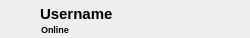
<?xml version="1.0" encoding="UTF-8"?>
<ui version="4.0">
 <class>member_widget</class>
 <widget class="QWidget" name="member_widget">
  <property name="geometry">
   <rect>
    <x>0</x>
    <y>0</y>
    <width>250</width>
    <height>38</height>
   </rect>
  </property>
  <property name="minimumSize">
   <size>
    <width>0</width>
    <height>38</height>
   </size>
  </property>
  <property name="maximumSize">
   <size>
    <width>16777215</width>
    <height>38</height>
   </size>
  </property>
  <property name="windowTitle">
   <string notr="true">Form</string>
  </property>
  <property name="styleSheet">
   <string notr="true">#btn {border-radius: 6px;}
#btn:hover, #btn:focus, #btn[checked=&quot;true&quot;] {background-color: #303030;}
#icon_status {padding: 2px;}

#label_status {
	margin-left: 4px;
	font-size: 7pt;
	font-weight: 600;
}

#label_username {
	color: black;
	margin-left: 1px;
	font-size: 11pt;
	font-weight: 600;
}
</string>
  </property>
  <layout class="QVBoxLayout" name="layout_widget">
   <property name="spacing">
    <number>0</number>
   </property>
   <property name="leftMargin">
    <number>0</number>
   </property>
   <property name="topMargin">
    <number>0</number>
   </property>
   <property name="rightMargin">
    <number>0</number>
   </property>
   <property name="bottomMargin">
    <number>0</number>
   </property>
   <item>
    <widget class="FrameButton" name="btn">
     <property name="minimumSize">
      <size>
       <width>0</width>
       <height>38</height>
      </size>
     </property>
     <property name="maximumSize">
      <size>
       <width>16777215</width>
       <height>38</height>
      </size>
     </property>
     <property name="cursor">
      <cursorShape>PointingHandCursor</cursorShape>
     </property>
     <property name="focusPolicy">
      <enum>Qt::FocusPolicy::StrongFocus</enum>
     </property>
     <layout class="QGridLayout" name="layout_btn" rowstretch="1,0" columnstretch="0,0,1">
      <property name="leftMargin">
       <number>3</number>
      </property>
      <property name="topMargin">
       <number>3</number>
      </property>
      <property name="rightMargin">
       <number>3</number>
      </property>
      <property name="bottomMargin">
       <number>3</number>
      </property>
      <property name="spacing">
       <number>0</number>
      </property>
      <item row="1" column="1">
       <widget class="IconWidget" name="icon_status">
        <property name="minimumSize">
         <size>
          <width>12</width>
          <height>12</height>
         </size>
        </property>
        <property name="maximumSize">
         <size>
          <width>12</width>
          <height>12</height>
         </size>
        </property>
        <property name="text">
         <string notr="true"/>
        </property>
        <property name="pixmap">
         <pixmap resource="../../../resources/index.qrc">:/status/online</pixmap>
        </property>
        <property name="scaledContents">
         <bool>true</bool>
        </property>
       </widget>
      </item>
      <item row="0" column="0" colspan="2">
       <widget class="MaskedImage" name="icon_avatar">
        <property name="minimumSize">
         <size>
          <width>32</width>
          <height>32</height>
         </size>
        </property>
        <property name="maximumSize">
         <size>
          <width>32</width>
          <height>32</height>
         </size>
        </property>
        <property name="text">
         <string notr="true"/>
        </property>
        <property name="pixmap">
         <pixmap resource="../../../resources/index.qrc">:/icons/avatar</pixmap>
        </property>
        <property name="scaledContents">
         <bool>true</bool>
        </property>
       </widget>
      </item>
      <item row="0" column="2" rowspan="2">
       <layout class="QVBoxLayout" name="layout_labels" stretch="1,0">
        <property name="spacing">
         <number>0</number>
        </property>
        <item>
         <widget class="QLabel" name="label_username">
          <property name="text">
           <string notr="true">Username</string>
          </property>
          <property name="textFormat">
           <enum>Qt::TextFormat::PlainText</enum>
          </property>
          <property name="textInteractionFlags">
           <set>Qt::TextInteractionFlag::NoTextInteraction</set>
          </property>
         </widget>
        </item>
        <item>
         <widget class="QLabel" name="label_status">
          <property name="text">
           <string>Online</string>
          </property>
          <property name="textInteractionFlags">
           <set>Qt::TextInteractionFlag::NoTextInteraction</set>
          </property>
         </widget>
        </item>
       </layout>
      </item>
     </layout>
     <zorder>icon_avatar</zorder>
     <zorder>icon_status</zorder>
    </widget>
   </item>
  </layout>
 </widget>
 <customwidgets>
  <customwidget>
   <class>FrameButton</class>
   <extends>QFrame</extends>
   <header>widgets.common</header>
   <container>1</container>
  </customwidget>
  <customwidget>
   <class>IconWidget</class>
   <extends>QLabel</extends>
   <header>widgets.common</header>
  </customwidget>
  <customwidget>
   <class>MaskedImage</class>
   <extends>QLabel</extends>
   <header>widgets.common</header>
  </customwidget>
 </customwidgets>
 <resources>
  <include location="../../../resources/index.qrc"/>
  <include location="../../../resources/index.qrc"/>
 </resources>
 <connections/>
</ui>
